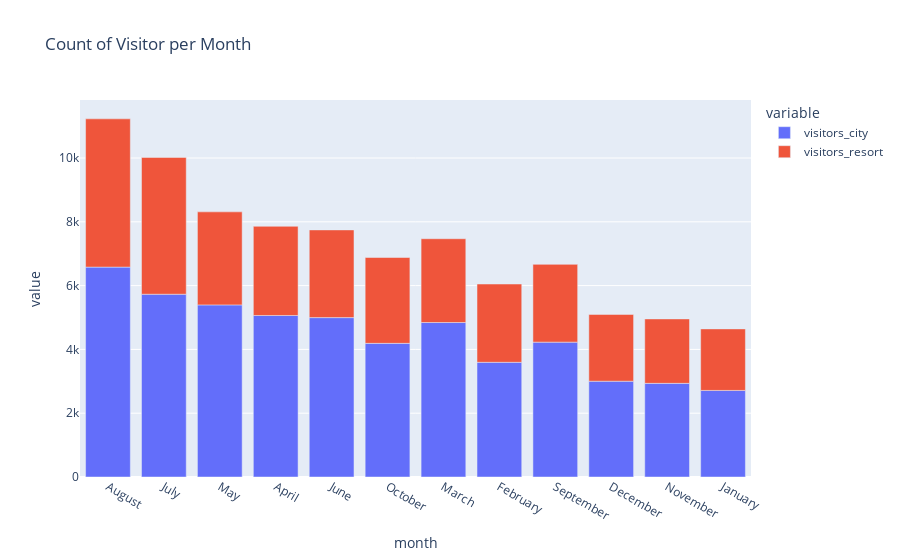

The cell this chart's notebook holds for it:
### Code cell
x=busy_month.month
px.bar(busy_month,x,y=['visitors_city','visitors_resort'],title='Count of Visitor per Month')
#sns.lineplot(busy_month,x,y=['visitors_resort','visitors_city'],title='Count of Visitor per Month')

### Figure 1 — Plotly figure (JSON) as saved in the notebook; plotly's stock layout.template omitted (floating-point values rounded to 4 significant figures)
{"data": [{"alignmentgroup": "True", "hovertemplate": "variable=visitors_city<br>month=%{x}<br>value=%{y}<extra></extra>", "legendgroup": "visitors_city", "marker": {"color": "#636efa", "pattern": {"shape": ""}}, "name": "visitors_city", "offsetgroup": "visitors_city", "orientation": "v", "showlegend": true, "textposition": "auto", "type": "bar", "x": ["August", "July", "May", "April", "June", "October", "March", "February", "September", "December", "November", "January"], "xaxis": "x", "y": [6580, 5730, 5396, 5064, 4997, 4190, 4843, 3596, 4228, 3003, 2936, 2714], "yaxis": "y"}, {"alignmentgroup": "True", "hovertemplate": "variable=visitors_resort<br>month=%{x}<br>value=%{y}<extra></extra>", "legendgroup": "visitors_resort", "marker": {"color": "#EF553B", "pattern": {"shape": ""}}, "name": "visitors_resort", "offsetgroup": "visitors_resort", "orientation": "v", "showlegend": true, "textposition": "auto", "type": "bar", "x": ["August", "July", "May", "April", "June", "October", "March", "February", "September", "December", "November", "January"], "xaxis": "x", "y": [4648, 4289, 2916, 2795, 2749, 2691, 2627, 2454, 2438, 2093, 2020, 1929], "yaxis": "y"}], "layout": {"barmode": "relative", "legend": {"title": {"text": "variable"}, "tracegroupgap": 0}, "title": {"text": "Count of Visitor per Month"}, "xaxis": {"anchor": "y", "domain": [0, 1], "title": {"text": "month"}}, "yaxis": {"anchor": "x", "domain": [0, 1], "title": {"text": "value"}}}}
